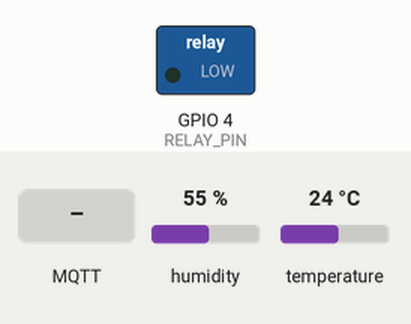
Recording of a sketch running on a simulated ESP32-C3. Parts: switched loads named in the sketch (green lamp = pin HIGH). The test bench sets the inputs (shaded band); at power-on: temperature 24 °C, humidity 55 %. WiFi joins after 1.5 s; servers stay silent unless stated; no MQTT or app messages arrive unless stated; what the sketch prints to the serial monitor is not drawn.

Above: at 2.7 s.
2.8 s: temperature set to 26 °C
11.5 s: temperature set to 29 °C
At 20.3 s:
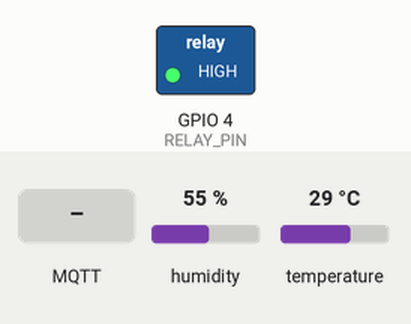
23.0 s: MQTT message "OFF" arrives on the first subscribed topic
At 24.1 s:
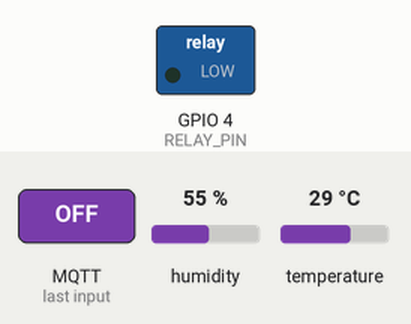
26.0 s: temperature set to 28 °C
Timing chart, 0 to 31.5 s (numbered marks = the images above; inputs shaded):
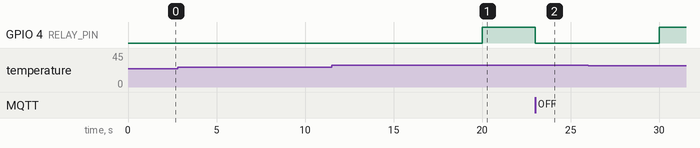

Measured:
- the behaviour switches between 27 and 28 °C on temperature (found by bisection; images 0 and 1)
- after the input at 2.8 s, every drawn part: stays the same
- after the input at 11.5 s, GPIO 4 (RELAY_PIN): LOW → HIGH after 8.5 s
- after the input at 23.0 s, GPIO 4 (RELAY_PIN): HIGH → LOW at once

The sketch:

sketch_dht22_Cardio.ino
```cpp
#include <WiFi.h>
#include <PubSubClient.h>
#include <DHT.h>

// --- Configurações de Rede (Sua) ---
const char* WIFI_SSID = "ZN-BRUNO_CONTER";
const char* WIFI_PASS = "veracruz";

// --- Configurações de MQTT (Sua) ---
const char* MQTT_SERVER = "192.168.1.7";
const char* MQTT_USER = "bruno";
const char* MQTT_PASS = "blurbang";
const char* MQTT_CLIENT_ID = "Ventilador_ESP32C3_Filtro";

// --- Configurações de Hardware e Lógica ---
#define DHT_PIN 2       // GPIO 2 no ESP32-C3 (Pino de Dados)
#define RELAY_PIN 4     // GPIO 4 no ESP32-C3
#define DHT_TYPE DHT11

// Limite de temperatura para automação (Em °C)
const float TEMP_LIMITE_AUTO = 28.0;
// Intervalo de leitura e publicação (Em milissegundos)
const long READ_INTERVAL_MS = 10000; // 60 segundos

// Tópicos MQTT
const char* TOPIC_TEMP = "home/filtro/temperatura";
const char* TOPIC_HUM = "home/filtro/umidade";
const char* TOPIC_CMD = "home/filtro/ventilador/comando";
const char* TOPIC_STATE = "home/filtro/ventilador/estado";

// Instâncias
WiFiClient espClient;
PubSubClient mqttClient(espClient);
DHT dht(DHT_PIN, DHT_TYPE);

// Variável de estado para controle manual/automático
bool isManualControlActive = false;

// --- Funções de Conexão ---
void setupWiFi() {
  Serial.print("\nConectando-se ao WiFi: ");
  Serial.println(WIFI_SSID);

  WiFi.begin(WIFI_SSID, WIFI_PASS);

  // Limita a 20s para conectar e evita loop infinito
  int attempts = 0;
  while (WiFi.status() != WL_CONNECTED && attempts < 40) {
    delay(500);
    Serial.print(".");
    attempts++;
  }

  if (WiFi.status() == WL_CONNECTED) {
    Serial.println("\nWiFi Conectado!");
    Serial.print("IP: ");
    Serial.println(WiFi.localIP());
  } else {
    Serial.println("\nFalha ao conectar ao WiFi. Reinicie o dispositivo.");
    // Aqui seria bom implementar um reset automático ou modo de falha
  }
}

void reconnectMQTT() {
  while (!mqttClient.connected()) {
    Serial.print("Tentando conexão MQTT...");
    // Tenta conectar usando ClientID, Username e Password
    if (mqttClient.connect(MQTT_CLIENT_ID, MQTT_USER, MQTT_PASS)) {
      Serial.println("conectado!");
      // Subscreve ao tópico de comando para controle manual
      mqttClient.subscribe(TOPIC_CMD);
      mqttClient.publish(TOPIC_STATE, "DISPONIVEL (Aguardando Comando)");
    } else {
      Serial.print("falhou, rc=");
      Serial.print(mqttClient.state());
      Serial.println(" - Tentando novamente em 5s");
      delay(5000);
    }
  }
}

// --- Funções de Lógica ---
void handleFanControl(float currentTemp) {
  // Lógica de atuação: Alto = Liga Relé (depende da configuração do relé, ajuste HIGH/LOW)
  if (isManualControlActive) {
    // Se o controle manual estiver ativo, o controle automático é ignorado
    return;
  }

  if (currentTemp >= TEMP_LIMITE_AUTO) {
    if (digitalRead(RELAY_PIN) == LOW) { // Assume LOW para LIGAR o relé (típico)
        digitalWrite(RELAY_PIN, HIGH);
        Serial.println("Auto: Temperatura alta. LIGANDO ventoinha.");
        mqttClient.publish(TOPIC_STATE, "LIGADO (AUTO)");
    }
  } else {
    if (digitalRead(RELAY_PIN) == HIGH) { // Assume HIGH para DESLIGAR o relé (típico)
        digitalWrite(RELAY_PIN, LOW);
        Serial.println("Auto: Temperatura OK. DESLIGANDO ventoinha.");
        mqttClient.publish(TOPIC_STATE, "DESLIGADO (AUTO)");
    }
  }
}

void readAndPublishData() {
    float umidade = dht.readHumidity();
    float temperatura = dht.readTemperature();

    if (isnan(temperatura) || isnan(umidade)) {
      Serial.println("Erro de leitura: Sensor DHT falhou!");
      return;
    }

    // Publica no MQTT
    char tempStr[8], humStr[8];
    dtostrf(temperatura, 4, 2, tempStr);
    dtostrf(umidade, 4, 2, humStr);

    mqttClient.publish(TOPIC_TEMP, tempStr, true); // true para retained (opcional)
    mqttClient.publish(TOPIC_HUM, humStr, true);

    Serial.printf("Dados Publicados - T: %s°C, H: %s%%\n", tempStr, humStr);

    // Chama a lógica de controle
    handleFanControl(temperatura);
}

// --- Função de Callback MQTT (Reage a comandos remotos) ---
void callback(char* topic, byte* payload, unsigned int length) {
  String message;
  for (int i = 0; i < length; i++) {
    message += (char)payload[i];
  }

  Serial.printf("Comando recebido em [%s]: %s\n", topic, message.c_str());

  if (strcmp(topic, TOPIC_CMD) == 0) {
    if (message == "ON") {
      digitalWrite(RELAY_PIN, HIGH);
      isManualControlActive = true;
      mqttClient.publish(TOPIC_STATE, "LIGADO (MANUAL)");
    } else if (message == "OFF") {
      digitalWrite(RELAY_PIN, LOW);
      isManualControlActive = false;
      mqttClient.publish(TOPIC_STATE, "DESLIGADO (MANUAL)");
    } else if (message == "AUTO") {
      isManualControlActive = false;
      mqttClient.publish(TOPIC_STATE, "MODO AUTOMATICO ATIVADO");
      Serial.println("Mudando para Modo Automático.");
      // Força a execução da lógica automática imediatamente após o comando AUTO
      readAndPublishData();
    }
  }
}

// --- Setup e Loop Principal ---
void setup() {
  Serial.begin(115200);
  pinMode(RELAY_PIN, OUTPUT);
  digitalWrite(RELAY_PIN, LOW); // Inicia desligado (Assumindo LOW=OFF)

  dht.begin();
  setupWiFi();

  mqttClient.setServer(MQTT_SERVER, 1883); // Porta padrão MQTT
  mqttClient.setCallback(callback);
}

void loop() {
  // Garante que o Wi-Fi e MQTT estejam sempre conectados
  if (WiFi.status() != WL_CONNECTED) {
    setupWiFi();
    return;
  }

  if (!mqttClient.connected()) {
    reconnectMQTT();
  }
  mqttClient.loop();

  // Rotina de Leitura e Publicação
  static unsigned long lastReadTime = 0;
  if (millis() - lastReadTime >= READ_INTERVAL_MS) {
    lastReadTime = millis();
    readAndPublishData();
  }
}
```
